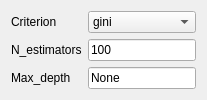
             <widget class="QWidget" name="to_randomforest">
              <layout class="QGridLayout" name="gridLayout_15">
               <item row="2" column="0">
                <widget class="QLabel" name="label_24">
                 <property name="text">
                  <string>N_estimators</string>
                 </property>
                </widget>
               </item>
               <item row="1" column="0">
                <widget class="QLabel" name="label_23">
                 <property name="text">
                  <string>Criterion</string>
                 </property>
                </widget>
               </item>
               <item row="4" column="0">
                <widget class="QLabel" name="label_26">
                 <property name="text">
                  <string>Max_depth</string>
                 </property>
                </widget>
               </item>
               <item row="1" column="1">
                <widget class="QComboBox" name="comboBox_clf_randomforest_criterion">
                 <item>
                  <property name="text">
                   <string>gini</string>
                  </property>
                 </item>
                 <item>
                  <property name="text">
                   <string>entropy</string>
                  </property>
                 </item>
                </widget>
               </item>
               <item row="4" column="1">
                <widget class="QLineEdit" name="lineEdit_clf_randomforest_maxdepth">
                 <property name="text">
                  <string>None</string>
                 </property>
                </widget>
               </item>
               <item row="2" column="1">
                <widget class="QLineEdit" name="lineEdit_clf_randomforest_estimators">
                 <property name="text">
                  <string>100</string>
                 </property>
                </widget>
               </item>
              </layout>
             </widget>
